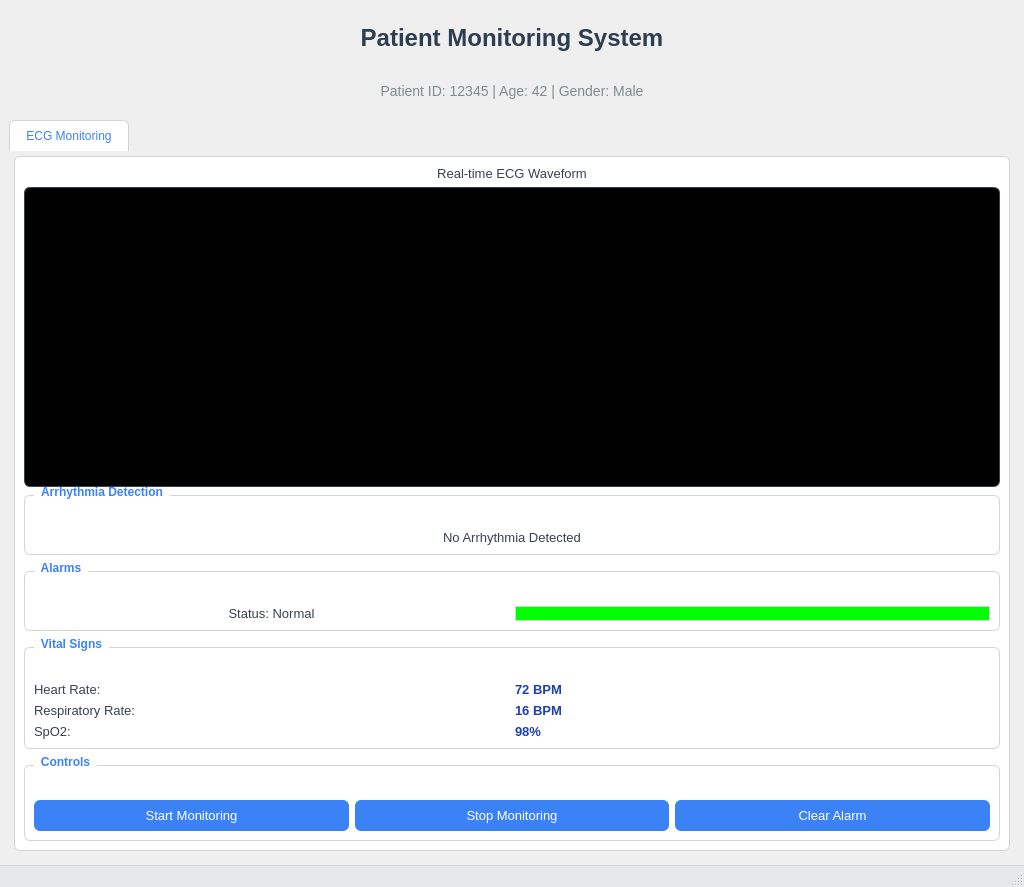
<?xml version="1.0" encoding="UTF-8"?>
<ui version="4.0">
 <class>PatientMonitoringSystem</class>
 <widget class="QMainWindow" name="PatientMonitoringSystem">
  <property name="geometry">
   <rect>
    <x>0</x>
    <y>0</y>
    <width>1024</width>
    <height>806</height>
   </rect>
  </property>
  <property name="windowTitle">
   <string>Patient Monitoring System</string>
  </property>
  <property name="styleSheet">
   <string notr="true">/* Main Window */
PatientMonitoringSystem {
    background-color: #f5f7fa;
    font-family: 'Segoe UI', Arial, sans-serif;
}

/* Title Label */
#titleLabel {
    font-size: 24px;
    font-weight: bold;
    color: #2c3e50;
    padding: 15px 0;
    margin-bottom: 5px;
}

/* Patient Info Label */
#patientInfoLabel {
    font-size: 14px;
    color: #7f8c8d;
    padding: 5px 0;
    margin-bottom: 10px;
}

/* Tab Widget */
QTabWidget::pane {
    border: 1px solid #d1d5db;
    border-radius: 6px;
    margin: 5px;
    background: white;
}

QTabBar::tab {
    background: #e5e7eb;
    border: 1px solid #d1d5db;
    border-bottom: none;
    border-top-left-radius: 6px;
    border-top-right-radius: 6px;
    padding: 8px 16px;
    margin-right: 2px;
    color: #4b5563;
}

QTabBar::tab:selected {
    background: white;
    color: #3b82f6;
    border-color: #d1d5db;
    border-bottom-color: white;
}

QTabBar::tab:hover {
    background: #dbeafe;
}

/* ECG Plot Widget */
#ecg_plot_widget {
    background-color: #111827;
    border-radius: 6px;
    border: 1px solid #374151;
}

/* Group Boxes */
QGroupBox {
    border: 1px solid #d1d5db;
    border-radius: 6px;
    margin-top: 10px;
    padding-top: 25px;
    background: white;
    font-weight: bold;
    color: #374151;
}

QGroupBox::title {
    subcontrol-origin: margin;
    left: 10px;
    padding: 0 5px;
    color: #3b82f6;
}

/* Alarm Indicator */
#alarm_indicator {
    border-radius: 10px;
    border: 1px solid #d1d5db;
}

/* Labels */
QLabel {
    color: #374151;
    font-size: 13px;
}

/* Vital Signs Labels */
#hrValueLabel, #rrValueLabel, #spo2ValueLabel {
    font-weight: bold;
    color: #1e40af;
}

/* Buttons */
QPushButton {
    background-color: #3b82f6;
    color: white;
    border: none;
    border-radius: 6px;
    padding: 8px 16px;
    font-size: 13px;
    min-width: 100px;
}

QPushButton:hover {
    background-color: #2563eb;
}

QPushButton:pressed {
    background-color: #1d4ed8;
}

QPushButton:disabled {
    background-color: #e5e7eb;
    color: #9ca3af;
}

/* Status Bar */
QStatusBar {
    background-color: #e5e7eb;
    color: #4b5563;
    border-top: 1px solid #d1d5db;
}

/* Special Alarm States */
#alarm_indicator[alarmState=&quot;critical&quot;] {
    background-color: #ef4444;
    border-color: #dc2626;
}

#alarm_indicator[alarmState=&quot;warning&quot;] {
    background-color: #f59e0b;
    border-color: #d97706;
}

#alarm_indicator[alarmState=&quot;normal&quot;] {
    background-color: #10b981;
    border-color: #059669;
}

/* Arrhythmia Detection */
#arrhythmia_label[arrhythmiaState=&quot;detected&quot;] {
    color: #ef4444;
    font-weight: bold;
}</string>
  </property>
  <widget class="QWidget" name="centralwidget">
   <property name="styleSheet">
    <string notr="true"/>
   </property>
   <layout class="QVBoxLayout" name="verticalLayout">
    <item>
     <widget class="QLabel" name="titleLabel">
      <property name="font">
       <font>
        <pointsize>-1</pointsize>
        <weight>75</weight>
        <bold>true</bold>
       </font>
      </property>
      <property name="text">
       <string>Patient Monitoring System</string>
      </property>
      <property name="alignment">
       <set>Qt::AlignCenter</set>
      </property>
     </widget>
    </item>
    <item>
     <widget class="QLabel" name="patientInfoLabel">
      <property name="text">
       <string>Patient ID: 12345 | Age: 42 | Gender: Male</string>
      </property>
      <property name="alignment">
       <set>Qt::AlignCenter</set>
      </property>
     </widget>
    </item>
    <item>
     <widget class="QTabWidget" name="tabWidget">
      <property name="currentIndex">
       <number>0</number>
      </property>
      <widget class="QWidget" name="tab">
       <attribute name="title">
        <string>ECG Monitoring</string>
       </attribute>
       <layout class="QVBoxLayout" name="verticalLayout_2">
        <item>
         <widget class="QLabel" name="label_3">
          <property name="text">
           <string>Real-time ECG Waveform</string>
          </property>
          <property name="alignment">
           <set>Qt::AlignCenter</set>
          </property>
         </widget>
        </item>
        <item>
         <widget class="QWidget" name="ecg_plot_widget" native="true">
          <property name="minimumSize">
           <size>
            <width>0</width>
            <height>300</height>
           </size>
          </property>
          <property name="styleSheet">
           <string notr="true">background-color: #000000;</string>
          </property>
         </widget>
        </item>
        <item>
         <widget class="QGroupBox" name="groupBox">
          <property name="title">
           <string>Arrhythmia Detection</string>
          </property>
          <layout class="QVBoxLayout" name="verticalLayout_3">
           <item>
            <widget class="QLabel" name="arrhythmia_label">
             <property name="text">
              <string>No Arrhythmia Detected</string>
             </property>
             <property name="alignment">
              <set>Qt::AlignCenter</set>
             </property>
             <property name="wordWrap">
              <bool>true</bool>
             </property>
            </widget>
           </item>
          </layout>
         </widget>
        </item>
        <item>
         <widget class="QGroupBox" name="alarmGroup">
          <property name="title">
           <string>Alarms</string>
          </property>
          <layout class="QHBoxLayout" name="horizontalLayout">
           <item>
            <widget class="QLabel" name="alarm_label">
             <property name="text">
              <string>Status: Normal</string>
             </property>
             <property name="alignment">
              <set>Qt::AlignCenter</set>
             </property>
            </widget>
           </item>
           <item>
            <widget class="QWidget" name="alarm_indicator" native="true">
             <property name="minimumSize">
              <size>
               <width>0</width>
               <height>0</height>
              </size>
             </property>
             <property name="styleSheet">
              <string notr="true">background-color: #00FF00;</string>
             </property>
            </widget>
           </item>
          </layout>
         </widget>
        </item>
        <item>
         <widget class="QGroupBox" name="vitalsGroup">
          <property name="title">
           <string>Vital Signs</string>
          </property>
          <layout class="QGridLayout" name="gridLayout">
           <item row="0" column="0">
            <widget class="QLabel" name="label_4">
             <property name="text">
              <string>Heart Rate:</string>
             </property>
            </widget>
           </item>
           <item row="0" column="1">
            <widget class="QLabel" name="hrValueLabel">
             <property name="text">
              <string>72 BPM</string>
             </property>
            </widget>
           </item>
           <item row="1" column="0">
            <widget class="QLabel" name="label_5">
             <property name="text">
              <string>Respiratory Rate:</string>
             </property>
            </widget>
           </item>
           <item row="1" column="1">
            <widget class="QLabel" name="rrValueLabel">
             <property name="text">
              <string>16 BPM</string>
             </property>
            </widget>
           </item>
           <item row="2" column="0">
            <widget class="QLabel" name="label_6">
             <property name="text">
              <string>SpO2:</string>
             </property>
            </widget>
           </item>
           <item row="2" column="1">
            <widget class="QLabel" name="spo2ValueLabel">
             <property name="text">
              <string>98%</string>
             </property>
            </widget>
           </item>
          </layout>
         </widget>
        </item>
        <item>
         <widget class="QGroupBox" name="groupBox_2">
          <property name="title">
           <string>Controls</string>
          </property>
          <layout class="QHBoxLayout" name="horizontalLayout_2">
           <item>
            <widget class="QPushButton" name="startButton">
             <property name="text">
              <string>Start Monitoring</string>
             </property>
            </widget>
           </item>
           <item>
            <widget class="QPushButton" name="stopButton">
             <property name="text">
              <string>Stop Monitoring</string>
             </property>
            </widget>
           </item>
           <item>
            <widget class="QPushButton" name="clearAlarmButton">
             <property name="text">
              <string>Clear Alarm</string>
             </property>
            </widget>
           </item>
          </layout>
         </widget>
        </item>
       </layout>
      </widget>
     </widget>
    </item>
   </layout>
  </widget>
  <widget class="QStatusBar" name="statusbar"/>
 </widget>
 <resources/>
 <connections/>
</ui>
